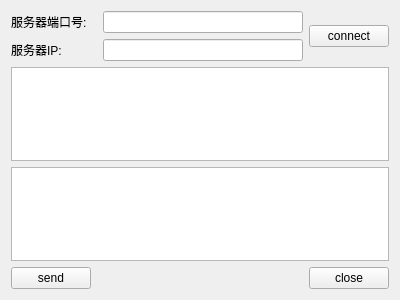
<?xml version="1.0" encoding="UTF-8"?>
<ui version="4.0">
 <class>Form</class>
 <widget class="QWidget" name="Form">
  <property name="geometry">
   <rect>
    <x>0</x>
    <y>0</y>
    <width>400</width>
    <height>300</height>
   </rect>
  </property>
  <property name="windowTitle">
   <string>客户端</string>
  </property>
  <layout class="QGridLayout" name="gridLayout">
   <item row="0" column="0" colspan="2">
    <widget class="QLabel" name="label">
     <property name="text">
      <string>服务器端口号:</string>
     </property>
    </widget>
   </item>
   <item row="0" column="2">
    <widget class="QLineEdit" name="portLineEdit"/>
   </item>
   <item row="0" column="3" rowspan="2">
    <widget class="QPushButton" name="connectButton">
     <property name="text">
      <string>connect</string>
     </property>
    </widget>
   </item>
   <item row="1" column="0" colspan="2">
    <widget class="QLabel" name="label_2">
     <property name="text">
      <string>服务器IP:</string>
     </property>
    </widget>
   </item>
   <item row="1" column="2">
    <widget class="QLineEdit" name="IPLineEdit"/>
   </item>
   <item row="2" column="0" colspan="4">
    <widget class="QTextEdit" name="showText">
     <property name="readOnly">
      <bool>true</bool>
     </property>
    </widget>
   </item>
   <item row="3" column="0" colspan="4">
    <widget class="QTextEdit" name="sendText"/>
   </item>
   <item row="4" column="0">
    <widget class="QPushButton" name="sendButton">
     <property name="text">
      <string>send</string>
     </property>
    </widget>
   </item>
   <item row="4" column="1" colspan="2">
    <spacer name="horizontalSpacer">
     <property name="orientation">
      <enum>Qt::Horizontal</enum>
     </property>
     <property name="sizeHint" stdset="0">
      <size>
       <width>217</width>
       <height>20</height>
      </size>
     </property>
    </spacer>
   </item>
   <item row="4" column="3">
    <widget class="QPushButton" name="closeButton">
     <property name="text">
      <string>close</string>
     </property>
    </widget>
   </item>
  </layout>
 </widget>
 <resources/>
 <connections>
  <connection>
   <sender>closeButton</sender>
   <signal>clicked()</signal>
   <receiver>Form</receiver>
   <slot>close()</slot>
   <hints>
    <hint type="sourcelabel">
     <x>348</x>
     <y>280</y>
    </hint>
    <hint type="destinationlabel">
     <x>254</x>
     <y>376</y>
    </hint>
   </hints>
  </connection>
 </connections>
</ui>
